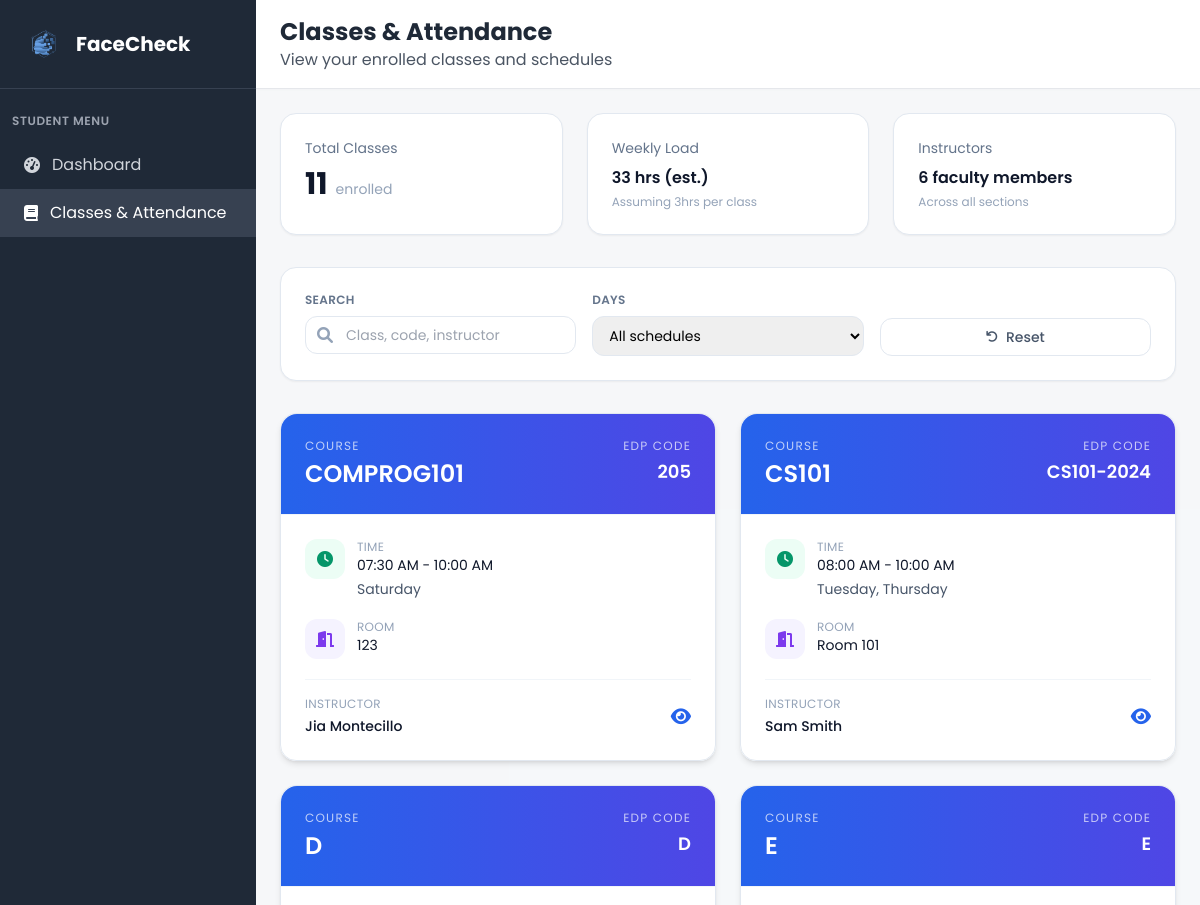
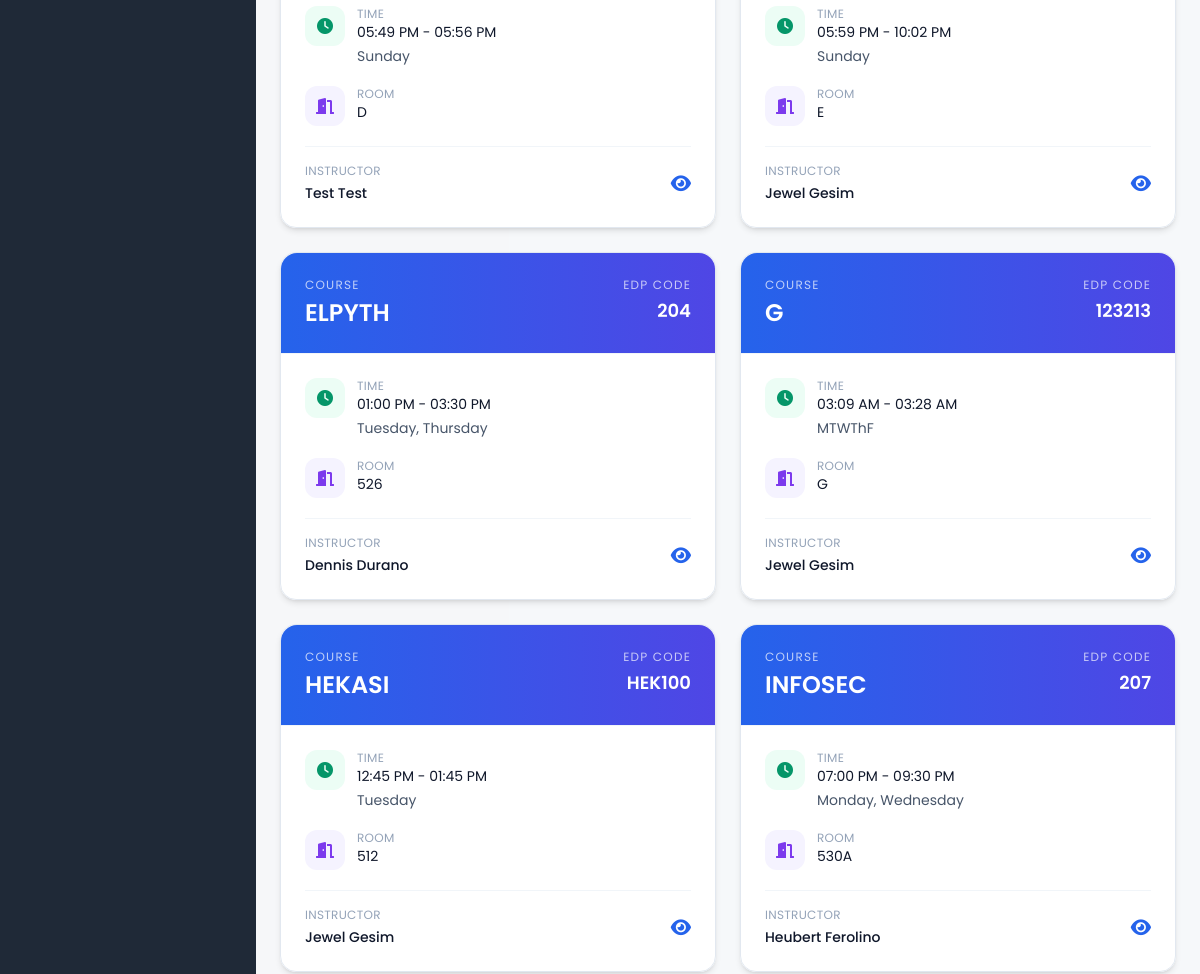
Before: /my_classes (signed in, upper part) with the older database file (2 pictures, top to bottom).
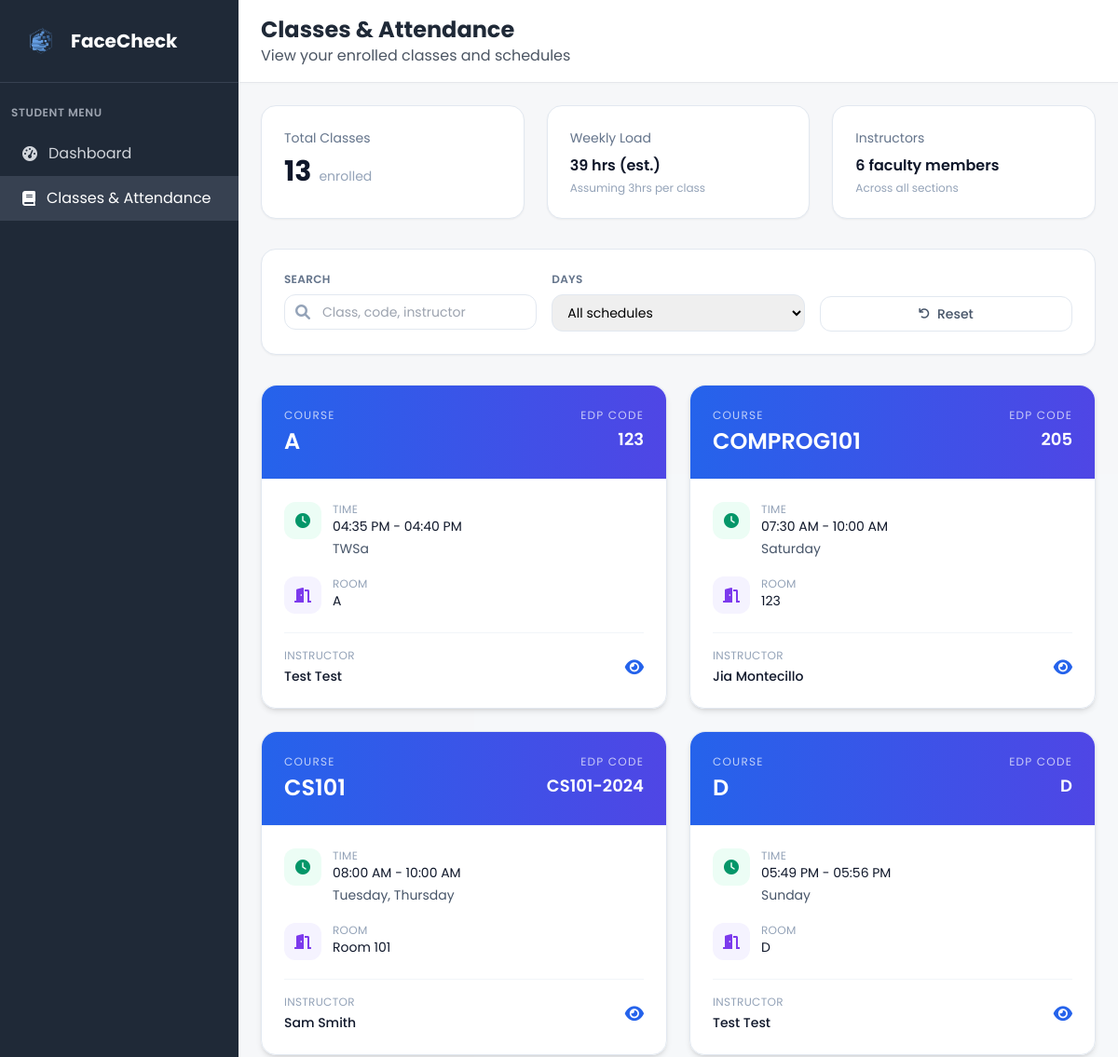
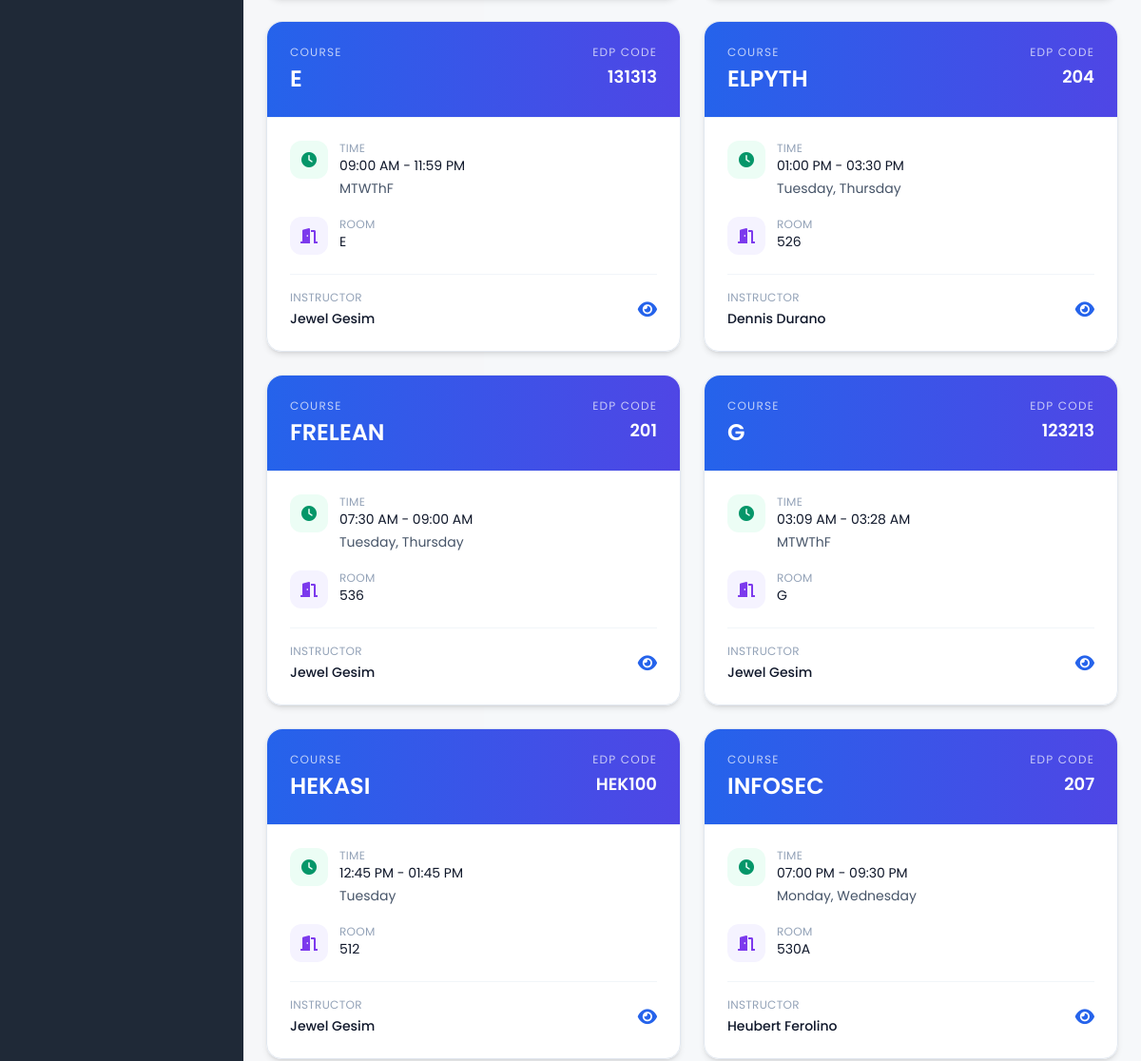
After: the same page with the newer database file (2 pictures, top to bottom).
### tables this page shows
CREATE TABLE class (
            class_id INTEGER PRIMARY KEY AUTOINCREMENT,
            class_name VARCHAR(20) NOT NULL,
            edpcode VARCHAR(20) NOT NULL UNIQUE,
            start_time TIME,
            end_time TIME,
            room VARCHAR(10),
            faculty_id INTEGER NOT NULL, is_active BOOLEAN DEFAULT 1,
            FOREIGN KEY (faculty_id) REFERENCES faculty(faculty_id)
        );

CREATE TABLE user (
            user_id INTEGER PRIMARY KEY AUTOINCREMENT,
            idno VARCHAR(20) NOT NULL UNIQUE,
            firstname VARCHAR(50) NOT NULL,
            lastname VARCHAR(50) NOT NULL,
            role VARCHAR(10) NOT NULL CHECK (role IN ('admin', 'faculty', 'student')),
            password VARCHAR(255) NOT NULL,
            created_at DATETIME DEFAULT CURRENT_TIMESTAMP,
            is_active BOOLEAN DEFAULT 1,
            dept_id INTEGER, admin_profile_picture VARCHAR(255),
            FOREIGN KEY (dept_id) REFERENCES department(dept_id)
        );

### app.py (the view)
@app.route('/my_classes')
def my_classes():
    if 'user_id' not in session or session['role'] != 'student':
        return redirect(url_for('login'))
    conn = get_db_connection()
    student = conn.execute('''
        SELECT u.*, s.student_id, s.year_level, s.profile_picture, c.course_name, d.dept_name
        FROM user u
        JOIN student s ON u.user_id = s.user_id
        LEFT JOIN course c ON s.course_id = c.course_id
        LEFT JOIN department d ON u.dept_id = d.dept_id
        WHERE u.user_id = ?
    ''', (session['user_id'],)).fetchone()
    enrolled_classes_raw = conn.execute('''
        SELECT cl.class_id, cl.class_name, cl.edpcode, cl.start_time, cl.end_time, cl.room,
               u_f.firstname as faculty_firstname, u_f.lastname as faculty_lastname,
               GROUP_CONCAT(DISTINCT d.day_name) as days
        FROM student_class sc
        JOIN class cl ON sc.class_id = cl.class_id
        JOIN faculty f ON cl.faculty_id = f.faculty_id
        JOIN user u_f ON f.user_id = u_f.user_id
        LEFT JOIN class_days cd ON cl.class_id = cd.class_id
        LEFT JOIN days d ON cd.day_id = d.day_id
        WHERE sc.student_id = ?
          AND cl.is_active = 1
        GROUP BY cl.class_id, cl.class_name, cl.edpcode, cl.start_time, cl.end_time, cl.room,
                 u_f.firstname, u_f.lastname
        ORDER BY cl.class_name
    ''', (student['student_id'],)).fetchall()
    enrolled_classes = []
    faculty_names = set()
    for class_item in enrolled_classes_raw:
        time_str = ''
        if class_item['start_time'] and class_item['end_time']:
            try:
                start_time = str(class_item['start_time'])
                end_time = str(class_item['end_time'])
                time_formats = ['%H:%M:%S', '%H:%M']
                start_dt = None
                end_dt = None
                for fmt in time_formats:
                    try:
                        start_dt = datetime.strptime(start_time, fmt)
                        end_dt = datetime.strptime(end_time, fmt)
                        break
                    except ValueError:
                        continue
                if start_dt and end_dt:
                    time_str = f"{start_dt.strftime('%I:%M %p')} - {end_dt.strftime('%I:%M %p')}"
                else:
                    time_str = f"{start_time} - {end_time}"
            except Exception as e:
                time_str = f"{class_item['start_time']} - {class_item['end_time']}"
        enrolled_classes.append({
            'class_id': class_item['class_id'],
            'class_name': class_item['class_name'],
            'edpcode': class_item['edpcode'],
            'days': format_days_display(class_item['days']) if class_item['days'] else '',
            'time': time_str,
            'room': class_item['room'],
            'faculty_firstname': class_item['faculty_firstname'],
            'faculty_lastname': class_item['faculty_lastname'],
            'schedule': time_str
        })
        faculty_names.add(f"{class_item['faculty_firstname']} {class_item['faculty_lastname']}")
    total_classes = len(enrolled_classes)
    weekly_hours_estimate = total_classes * 3
    faculty_count = len(faculty_names)
    conn.close()
    return render_template('my_classes.html',
                         student=student,
                         enrolled_classes=enrolled_classes,
                         total_classes=total_classes,
                         weekly_hours_estimate=weekly_hours_estimate,
                         faculty_count=faculty_count)

### app.py (called while the page is built, shortened)
def format_days_display(days_string):
    if not days_string:
        return days_string
    days_list = [d.strip() for d in days_string.split(',')]
    if len(days_list) > 2:
        day_initials = {
            'Monday': 'M', 'Tuesday': 'T', 'Wednesday': 'W', 'Thursday': 'Th',
            'Friday': 'F', 'Saturday': 'Sa', 'Sunday': 'Su'
        }
        return ''.join([day_initials.get(day, day[0]) for day in days_list])
    elif len(days_list) == 2:
        return ', '.join(days_list)
    else:
        return days_string

@app.context_processor
def inject_current_admin():
    current_admin = None
    return dict(current_admin=current_admin)

### templates/my_classes.html (shortened to what this page needs)
<!DOCTYPE html>
<html lang="en">
<head>
    <script src="https://cdn.tailwindcss.com"></script>
    <link href="https://cdnjs.cloudflare.com/ajax/libs/font-awesome/6.0.0/css/all.min.css" rel="stylesheet">
    <link rel="stylesheet" href="{{ url_for('static', filename='css/global.css') }}">
</head>
<body class="bg-gray-100">
    <div class="flex h-screen">
        <div class="w-64 bg-gray-800 text-white">
            <div class="p-6 border-b border-gray-700">
                <div class="flex items-center">
                    <img src="{{ url_for('static', filename='img/FaceCheck_Logo.png') }}" alt="FaceCheck logo" class="w-10 h-10 mr-3">
                    <h1 class="text-xl font-bold">FaceCheck</h1>
                </div>
            </div>
            <nav class="mt-6">
                <div class="px-3">
                    <div class="text-xs font-semibold text-gray-400 uppercase tracking-wider mb-3">Student Menu</div>
                </div>
                <a href="{{ url_for('student_dashboard') }}" class="flex items-center px-6 py-3 text-gray-300 hover:bg-gray-700 hover:text-white transition duration-200">
                    <i class="fas fa-tachometer-alt mr-3"></i>
                    Dashboard
                </a>
                <a href="{{ url_for('my_classes') }}" class="flex items-center px-6 py-3 bg-gray-700 text-white">
                    <i class="fas fa-book mr-3"></i>
                    Classes & Attendance
                </a>
            </nav>
        </div>
        <div class="flex-1 flex flex-col overflow-hidden">
            <header class="bg-white shadow-sm border-b border-gray-200">
                <div class="px-6 py-4">
                    <div class="flex items-center justify-between">
                        <div>
                            <h2 class="text-2xl font-bold text-gray-800">Classes & Attendance</h2>
                            <p class="text-gray-600">View your enrolled classes and schedules</p>
                        </div>
                    </div>
                </div>
            </header>
            <main class="flex-1 overflow-y-auto p-6 bg-slate-50/60">
                <div class="max-w-7xl mx-auto space-y-8">
                    <div class="grid grid-cols-1 md:grid-cols-3 gap-6">
                        <div class="bg-white rounded-2xl border border-slate-200 shadow-sm p-6">
                            <p class="text-sm text-slate-500">Total Classes</p>
                            <div class="mt-2 flex items-baseline space-x-2">
                                <span class="text-3xl font-bold text-slate-900">{{ total_classes }}</span>
                                <span class="text-sm text-slate-400">enrolled</span>
                            </div>
                        </div>
                        <div class="bg-white rounded-2xl border border-slate-200 shadow-sm p-6">
                            <p class="text-sm text-slate-500">Weekly Load</p>
                            <div class="mt-2 text-slate-900 font-semibold">
                                {{ weekly_hours_estimate }} hrs (est.)
                            </div>
                            <p class="text-xs text-slate-400 mt-1">Assuming 3hrs per class</p>
                        </div>
                        <div class="bg-white rounded-2xl border border-slate-200 shadow-sm p-6">
                            <p class="text-sm text-slate-500">Instructors</p>
                            <div class="mt-2 text-slate-900 font-semibold">
                                {{ faculty_count }} faculty members
                            </div>
                            <p class="text-xs text-slate-400 mt-1">Across all sections</p>
                        </div>
                    </div>
                    <div class="bg-white rounded-2xl border border-slate-200 shadow-sm p-6">
                        <div class="grid grid-cols-1 md:grid-cols-3 gap-4">
                            <div>
                                <label class="block text-xs font-semibold text-slate-500 uppercase tracking-wide mb-2">Search</label>
                                <div class="relative">
                                    <span class="absolute inset-y-0 left-3 flex items-center text-slate-400"><i class="fas fa-search"></i></span>
                                    <input id="classSearch" type="text" placeholder="Class, code, instructor" class="w-full pl-10 pr-4 py-2 rounded-xl border border-slate-200 text-sm focus:ring-2 focus:ring-blue-500 focus:border-blue-500">
                                </div>
                            </div>
                            <div>
                                <label class="block text-xs font-semibold text-slate-500 uppercase tracking-wide mb-2">Days</label>
                                <select id="dayFilter" class="w-full rounded-xl border border-slate-200 text-sm px-3 py-2 focus:ring-2 focus:ring-blue-500 focus:border-blue-500">
                                    <option value="all">All schedules</option>
                                </select>
                            </div>
                            <div class="flex items-end">
                                <button id="resetClasses" class="inline-flex items-center justify-center w-full px-4 py-2 rounded-xl border border-slate-200 text-sm font-medium text-slate-600 hover:bg-slate-50">
                                    <i class="fas fa-undo mr-2 text-xs"></i>Reset
                                </button>
                            </div>
                        </div>
                    </div>
                    {% if enrolled_classes %}
                    <div id="classGrid" class="grid grid-cols-1 md:grid-cols-2 xl:grid-cols-3 gap-6">
                        {% for class_item in enrolled_classes %}
                        <div class="class-card bg-white/95 backdrop-blur rounded-2xl border border-slate-200 shadow-md hover:shadow-lg transition-all duration-200" data-days="{{ class_item.days|lower }}" data-class="{{ class_item.class_name|lower }}" data-instructor="{{ (class_item.faculty_firstname ~ ' ' ~ class_item.faculty_lastname)|lower }}">
                            <div class="p-6 border-b border-slate-100 bg-gradient-to-r from-blue-600 to-indigo-600 text-white rounded-t-2xl">
                                <div class="flex items-start justify-between">
                                    <div>
                                        <p class="text-xs uppercase tracking-widest text-white/70 mb-1">Course</p>
                                        <h3 class="text-2xl font-semibold">{{ class_item.class_name }}</h3>
                                    </div>
                                    <div class="text-right">
                                        <p class="text-xs uppercase tracking-widest text-white/70 mb-1">EDP Code</p>
                                        <p class="text-lg font-semibold">{{ class_item.edpcode }}</p>
                                    </div>
                                </div>
                            </div>
                            <div class="p-6 space-y-5">
                                <div class="flex items-start space-x-3">
                                    <div class="flex-shrink-0 w-10 h-10 rounded-xl bg-emerald-50 text-emerald-600 flex items-center justify-center">
                                        <i class="fas fa-clock"></i>
                                    </div>
                                    <div>
                                        <p class="text-xs uppercase tracking-wide text-slate-400">Time</p>
                                        <p class="text-sm text-slate-900">{{ class_item.time or 'TBA' }}</p>
                                        <p class="text-sm text-slate-600 mt-1">{{ class_item.days or 'TBA' }}</p>
                                    </div>
                                </div>
                                <div class="flex items-start space-x-3">
                                    <div class="flex-shrink-0 w-10 h-10 rounded-xl bg-violet-50 text-violet-600 flex items-center justify-center">
                                        <i class="fas fa-door-open"></i>
                                    </div>
                                    <div>
                                        <p class="text-xs uppercase tracking-wide text-slate-400">Room</p>
                                        <p class="text-sm text-slate-900">{{ class_item.room or 'TBA' }}</p>
                                    </div>
                                </div>
                                <div class="pt-4 border-t border-slate-100 flex items-center justify-between">
                                    <div>
                                    <p class="text-xs uppercase tracking-wide text-slate-400 mb-1">Instructor</p>
                                    <p class="text-sm font-medium text-slate-900">{{ class_item.faculty_firstname }} {{ class_item.faculty_lastname }}</p>
                                    </div>
                                    <a href="{{ url_for('view_class_attendance', class_id=class_item.class_id) }}"
                                       class="text-blue-600 hover:text-blue-800 transition duration-200"
                                       title="View Attendance">
                                        <i class="fas fa-eye text-lg"></i>
                                    </a>
                                </div>
                            </div>
                        </div>
                        {% endfor %}
                    </div>
                    {% endif %}
                </div>
            </main>
        </div>
    </div>
</body>
</html>

### static/css/global.css (style rules this page uses)
html, body, button, input, textarea, select { font-family: 'Poppins', 'Segoe UI', sans-serif !important; }

Changed rows visible on the page:
no longer on this page (row unchanged): user: class_name "E", edpcode "E", time "05:59 PM - 10:02 PM", days "Sunday", room "E", faculty_firstname "Jewel", faculty_lastname "Gesim"
now on this page (row edited): class: class_name "A", edpcode "123", time "04:35 PM - 04:40 PM", days "TWSa", room "A", faculty_firstname "Test", faculty_lastname "Test"
now on this page (row edited): class: class_name "E", edpcode "131313", time "09:00 AM - 11:59 PM", days "MTWThF", room "E", faculty_firstname "Jewel", faculty_lastname "Gesim"
now on this page (row edited): class: class_name "FRELEAN", edpcode "201", time "07:30 AM - 09:00 AM", days "Tuesday, Thursday", room "536", faculty_firstname "Jewel", faculty_lastname "Gesim"
Other visible differences:
{{ total_classes }}: "11" → "13"
{{ weekly_hours_estimate }}: "33" → "39"
